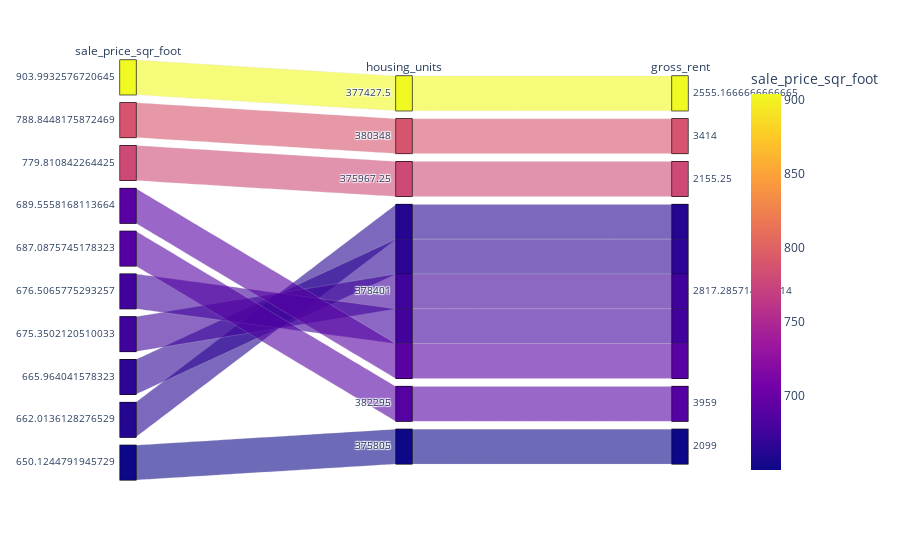

The notebook cell saved with this chart:
### Code cell
# Parallel Categories Plot
px.parallel_categories(
    Average_sales_price_per_neighborhood,
    color="sale_price_sqr_foot"
)

### Figure 1 — Plotly figure (JSON) as saved in the notebook; plotly's stock layout.template omitted (floating-point values rounded to 4 significant figures)
{"data": [{"dimensions": [{"label": "sale_price_sqr_foot", "values": [904.0, 788.8, 779.8, 689.6, 687.1, 676.5, 675.4, 666.0, 662.0, 650.1]}, {"label": "housing_units", "values": [377400.0, 380348, 376000.0, 378401, 382295, 378401, 378401, 378401, 378401, 375805]}, {"label": "gross_rent", "values": [2555.0, 3414, 2155.0, 2817.0, 3959, 2817.0, 2817.0, 2817.0, 2817.0, 2099]}], "domain": {"x": [0, 1], "y": [0, 1]}, "line": {"color": [904.0, 788.8, 779.8, 689.6, 687.1, 676.5, 675.4, 666.0, 662.0, 650.1], "coloraxis": "coloraxis"}, "name": "", "type": "parcats"}], "layout": {"autosize": true, "coloraxis": {"colorbar": {"title": {"text": "sale_price_sqr_foot"}}, "colorscale": [[0, "#0d0887"], [0.1111, "#46039f"], [0.2222, "#7201a8"], [0.3333, "#9c179e"], [0.4444, "#bd3786"], [0.5556, "#d8576b"], [0.6667, "#ed7953"], [0.7778, "#fb9f3a"], [0.8889, "#fdca26"], [1, "#f0f921"]]}, "legend": {"tracegroupgap": 0}, "margin": {"t": 60}}}
